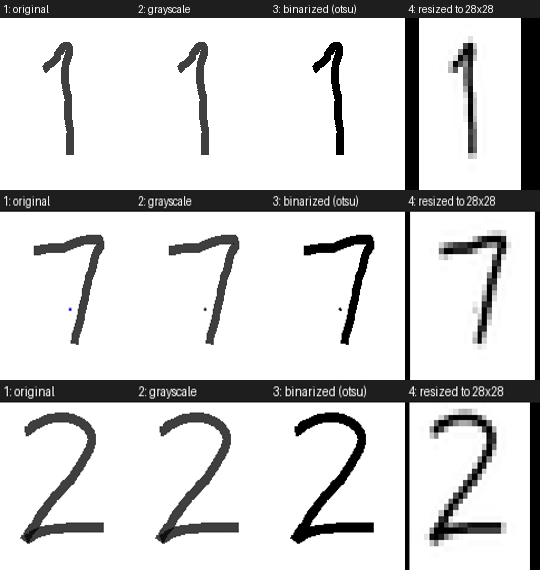
#> input picture image processing/code and output/stages.png, 540 x 570 px
$ python my_processing.py --image 'image processing/code and output/stages.png'
#> lines starting #> are read from the running program, lines starting #| are printed output that depends on the picture; after the words box and inside, x2 and y2 are one past the last pixel; in counts of white or black regions, pixels touching at a corner belong together
"""
my_preprocessing.py
====================
Task 1 (Image Preprocessing) for HNRS

Pipeline:
    load -> grayscale -> binarize (3 methods to compare) -> resize/pad to 28x28 -> normalize

Setup (only needs to be done once):
    pip install pillow numpy

Usage:
    python my_preprocessing.py --image digit.png --method otsu --out result.png
    python my_preprocessing.py --image digit.png --compare compare.png
    python my_preprocessing.py --image digit.png --stages stages.png
"""

import argparse
import numpy as np
from PIL import Image, ImageDraw, ImageFilter, ImageOps


# --------------------------------------------------------------------- #
# Step 1: Load the image
# --------------------------------------------------------------------- #
def load_image(path):
    """Open an image file from disk. Works with png/jpg/etc."""
    return Image.open(path)


# --------------------------------------------------------------------- #
# Step 2: Grayscale
# --------------------------------------------------------------------- #
def to_grayscale(img):
    """Collapse colour channels into a single 0-255 brightness channel."""
    return img.convert("L")


# --------------------------------------------------------------------- #
# Step 3: Binarization - three methods, so we can compare them
# --------------------------------------------------------------------- #
# [8 lines left out: function binarize_fixed, not called in this run]


def _otsu_threshold(arr):
    """
    Otsu's method: automatically finds the best cutoff by testing every
    possible threshold (0-255) and picking the one that best separates the
    image into two groups (ink vs background) - specifically, the one that
    maximises the difference between the two groups' average brightness.
    """
    hist, _ = np.histogram(arr.flatten(), bins=256, range=(0, 256))
    total = arr.size
    sum_total = np.dot(np.arange(256), hist)

    sum_bg = 0.0
    weight_bg = 0.0
    best_variance = 0.0
    best_threshold = 0

    for t in range(256):
        weight_bg += hist[t]
        if weight_bg == 0:
            continue
        weight_fg = total - weight_bg
        if weight_fg == 0:
            break
        sum_bg += t * hist[t]
        mean_bg = sum_bg / weight_bg
        mean_fg = (sum_total - sum_bg) / weight_fg
        # how well-separated the two groups are at this threshold
        variance_between = weight_bg * weight_fg * (mean_bg - mean_fg) ** 2
        if variance_between > best_variance:
            best_variance = variance_between
            best_threshold = t

    return best_threshold


def binarize_otsu(gray_img):
    """Automatic threshold - no guessing needed, adapts to each image."""
    arr = np.array(gray_img)
    t = _otsu_threshold(arr)
    return ((arr > t) * 255).astype(np.uint8)


# [17 lines left out: function binarize_adaptive, not called in this run]


BINARIZATION_METHODS = {
    "fixed": lambda g: binarize_fixed(g),
    "otsu": lambda g: binarize_otsu(g),
    "adaptive": lambda g: binarize_adaptive(g),
}


# --------------------------------------------------------------------- #
# Extra preprocessing techniques - for a richer comparison
# --------------------------------------------------------------------- #
# [33 lines left out: functions denoise_median, denoise_blur, equalize_histogram, edge_detect, not called in this run]


def invert(gray_img):
    """Flips black and white. Useful when ink and background polarity is unknown."""
    return ImageOps.invert(gray_img)


EXTRA_METHODS = {
    "equalized": equalize_histogram,
    "median denoise": denoise_median,
    "gaussian blur": denoise_blur,
    "edges": edge_detect,
    "inverted": invert,
}


# --------------------------------------------------------------------- #
# Step 4: Resize and pad to 28x28 (matches MNIST input size)
# --------------------------------------------------------------------- #
def resize_and_pad(binary_arr, size=28):
    """
    Resize the digit so its longest side fits inside `size` pixels (keeping
    its proportions - no stretching), then paste it centred onto a black
    size x size canvas. This avoids distorting thin digits like "1" into
    wide blobs.
    """
    img = Image.fromarray(binary_arr)
    w, h = img.size
    scale = size / max(w, h)
    new_w, new_h = max(1, int(w * scale)), max(1, int(h * scale))
    resized = img.resize((new_w, new_h), Image.LANCZOS)

    canvas = Image.new("L", (size, size), color=0)
    x0 = (size - new_w) // 2
    y0 = (size - new_h) // 2
    canvas.paste(resized, (x0, y0))
    return canvas


# --------------------------------------------------------------------- #
# Step 5: Normalize for the model
# --------------------------------------------------------------------- #
def to_model_input(img28):
    """Convert the final 28x28 image into a float32 array scaled to [0, 1]."""
    arr = np.array(img28).astype(np.float32) / 255.0
    return arr[np.newaxis, ...]  # shape (1, 28, 28)


# --------------------------------------------------------------------- #
# Full pipeline
# --------------------------------------------------------------------- #
def preprocess(image, method="otsu", size=28):
    """Run every step in order. `method` picks which binarization to use."""
    gray = to_grayscale(image)
    binary = BINARIZATION_METHODS[method](gray)
    final28 = resize_and_pad(binary, size)
    return final28


# --------------------------------------------------------------------- #
# Comparison figure - for the report
# --------------------------------------------------------------------- #
# [124 lines left out: functions _labeled, _comparison_tiles, comparison_figure, multi_comparison_figure, _stage_tiles, stages_figure and 1 more, not called in this run]


# --------------------------------------------------------------------- #
# CLI
# --------------------------------------------------------------------- #
def main():
    p = argparse.ArgumentParser(description="HNRS Task 1 - my preprocessing implementation")
    p.add_argument("--image", required=True, nargs="+",
                   help="path to one input image, or several separated by spaces")
    p.add_argument("--method", default="otsu", choices=list(BINARIZATION_METHODS))
    p.add_argument("--out", help="where to save the final 28x28 result (single image only)")
    p.add_argument("--compare", help="where to save the technique-comparison figure (works for one or many images)")
    p.add_argument("--stages", help="where to save the step-by-step figure (works for one or many images)")
    args = p.parse_args()

    images = [load_image(path) for path in args.image]
#> in load_image, returned value is the input picture: PIL image 540x570 RGB; mean R, G, B 208.8, 208.8, 208.8
#> images = 1 item

    if args.stages:
        if len(images) == 1:
            stages_figure(images[0], method=args.method).save(args.stages)
        else:
            multi_stages_figure(images, method=args.method).save(args.stages)
        print(f"stages figure -> {args.stages} ({len(images)} image(s))")

    if args.compare:
        if len(images) == 1:
            comparison_figure(images[0]).save(args.compare)
        else:
            multi_comparison_figure(images).save(args.compare)
        print(f"comparison figure -> {args.compare} ({len(images)} image(s))")

    if len(images) > 1:
        if args.out:
            print("Note: --out only works with a single --image; skipping.")
        return

    img = images[0]

    result = preprocess(img, method=args.method)
#> in preprocess, `binary = BINARIZATION_METHODS[method](gray)`:
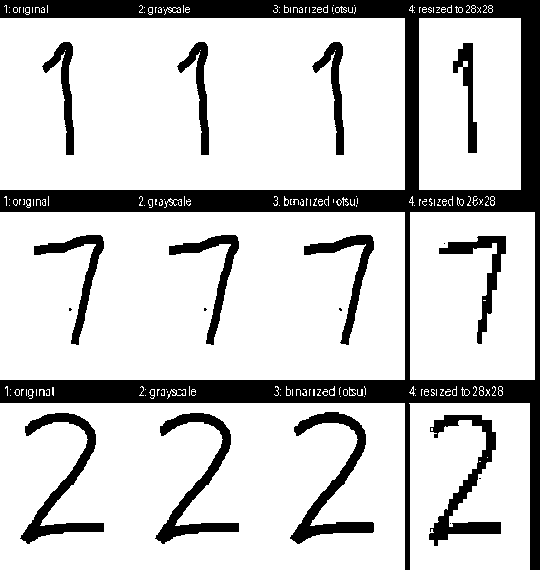
#> binary: shape (570, 540); 79.7% white; 19 black regions (6 under 20 px), largest, box (x1, y1, x2, y2) and area: (0, 0, 540, 570) 41732, (290, 412, 374, 544) 2717, (20, 413, 104, 544) 2549
#> in resize_and_pad, `resized = img.resize((new_w, new_h), Image.LANCZOS)`:
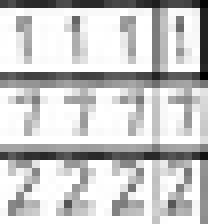
#> resized: PIL image 26x28 L (shown 8 times larger); min 0, max 255, mean 199.9
#> in resize_and_pad, `canvas = Image.new("L", (size, size), color=0)`: canvas: PIL image 28x28 L; every value is 0
#> in resize_and_pad, `canvas.paste(resized, (x0, y0))`:
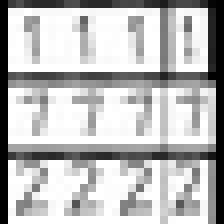
#> canvas: PIL image 28x28 L (shown 8 times larger); min 0, max 255, mean 185.6
    if args.out:
        result.save(args.out)
        print(f"28x28 result -> {args.out}")

    arr = to_model_input(result)
    print(f"output shape={arr.shape} dtype={arr.dtype} range=[{arr.min():.2f},{arr.max():.2f}]")
#| output shape=(1, 28, 28) dtype=float32 range=[0.00,1.00]


if __name__ == "__main__":
    main()
